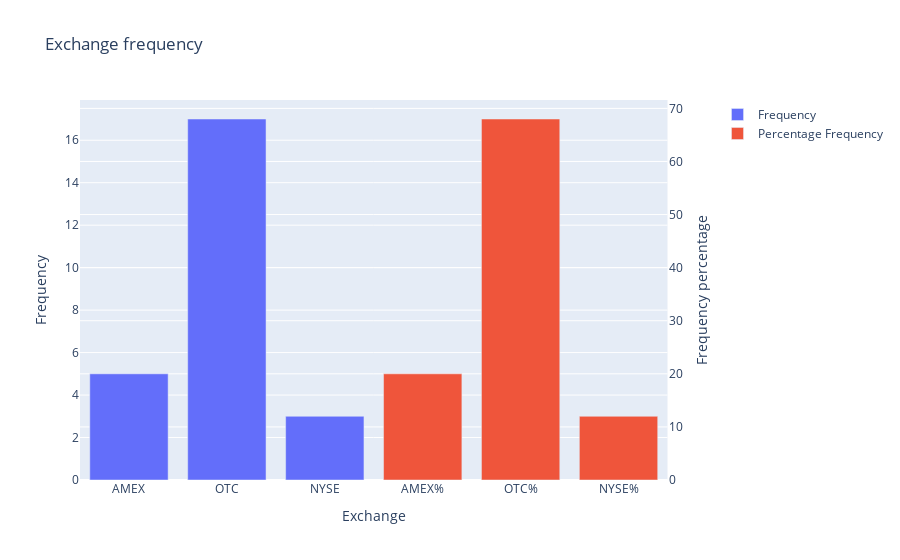
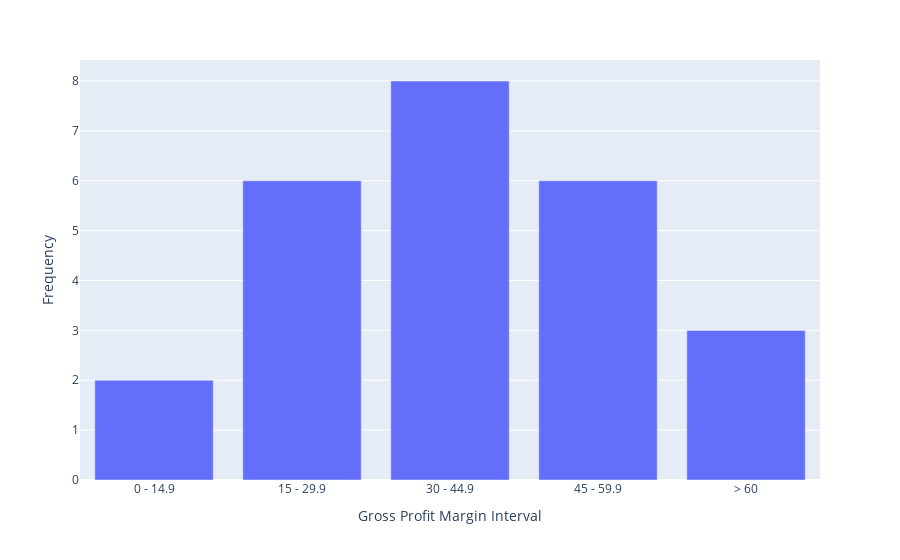

Source (notebook cell) for these figures, in order:
### Code cell
# 25.
import plotly.graph_objects as go
from plotly.subplots import make_subplots
shadow_stocks = {"Company": ['DeWolfe Companies', 'North Coast Energy', 'Hansen Natural Corp.', 'MarineMax, Inc.', 
                            'Nanometrics Incorporated', 'TeamStaff, Inc.', 'Enviromental Tectonics', 
                            'Measureament Specialties', 'SEMCO Energy, Inc.', 'Party City Corporation', 'Embrex, Inc.', 
                            'Tech/Ops Sevcon, Inc.', 'ARCADIS NV', 'Qiao Xing Universal Tele.', 'Energy West Incorporated', 
                            'Barnwell Industries, Inc.', 'Innodata Corporation', 'Medical Action Industries', 'Instrumentarium Corp.', 
                            'Petroleum Development', 'Drexler Technology Corp.', 'Gerber Childrenswear Inc.', 'Gaiam, Inc.', 
                            'Artesian Resources Corp.', 'York Water Company'], 
                "Exchange": ['AMEX', 'OTC', 'OTC', 'NYSE', 'OTC', 'OTC', 'AMEX', 'AMEX', 'NYSE', 'OTC', 
                             'OTC', 'AMEX', 'OTC', 'OTC', 'OTC', 'AMEX', 'OTC', 'OTC', 'OTC', 'OTC', 
                             'OTC', 'NYSE', 'OTC', 'OTC', 'OTC'], 
                "Ticker Symbol":['DWL', 'NCEB', 'HANS', 'HZO', 'NANO', 'TSTF', 'ETC', 'MSS', 'SEN', 'PCTY', 
                                 'EMBX', 'TO', 'ARCAF', 'XING', 'EWST', 'BRN', 'INOD', 'MDCI', 'INMRY', 'PETD', 
                                 'DRXR', 'GCW', 'GAIA', 'ARTNA', 'YORW'], 
                "Market Cap ($ millions)":[36.4, 52.5, 41.1, 111.5, 228.6, 92.1, 51.1, 101.8, 193.4, 97.2, 
                                           136.5, 23.2, 173.4, 64.3, 29.1, 27.3, 66.1, 137.1, 240.9, 95.9, 
                                           233.6, 126.9, 295.5, 62.8, 92.2], 
                "Price/Earnigs Ratio":[8.4, 6.2, 14.6, 7.2, 38.0, 33.5, 35.8, 26.8, 18.7, 15.9, 18.9, 20.7, 
                                        8.8, 22.1, 9.7, 7.4, 11.0, 26.9, 3.6, 6.1, 45.6, 7.9, 68.2, 20.5, 
                                        22.9], 
                "Groos Margin Profit (%)":[36.7, 59.3, 44.8, 23.8, 53.3, 4.1, 35.9, 37.6, 23.6, 36.4, 59.5, 
                                           35.7, 9.6, 30.8, 16.3, 73.4, 29.6, 30.6, 52.1, 19.4, 53.6, 25.8, 
                                           60.7, 45.5, 74.2]
                }
df_shadow_stocks = pd.DataFrame(shadow_stocks)
print(df_shadow_stocks)
# A)
"""This data set has 6 variables"""
# B)
"""Company, Exchange and Ticker Symbol are categorical, MArket cap, Price/Earnigs Ratio and Groos Margin Profit
are quantitative"""
# C)
"""Setting up data"""
amex_frequency= (df_shadow_stocks['Exchange'] == 'AMEX').sum()
otc_frequency = (df_shadow_stocks['Exchange'] == 'OTC').sum()
nyse_frequency = (df_shadow_stocks['Exchange'] == 'NYSE').sum()
amex_perc_frequency = (amex_frequency/25)*100
otc_perc_frequency = (otc_frequency/25)*100
nyse_perc_frequency = (nyse_frequency/25)*100

"""Building graph"""


fig1 = make_subplots(specs=[[{'secondary_y': True}]])

fig1.add_trace(
    go.Bar(x=['AMEX', 'OTC', 'NYSE'], 
          y=[amex_frequency, otc_frequency, nyse_frequency], 
          name='Frequency'), 
          secondary_y=False
)

fig1.add_trace(
    go.Bar(x=['AMEX%', 'OTC%', 'NYSE%'], 
          y=[amex_perc_frequency, otc_perc_frequency, nyse_perc_frequency], 
          name='Percentage Frequency'), 
          secondary_y=True
)

fig1.update_layout(title_text='Exchange frequency', barmode='group')

fig1.update_xaxes(title_text='Exchange')

fig1.update_yaxes(title_text="Frequency", secondary_y=False)
fig1.update_yaxes(title_text="Frequency percentage", secondary_y=True)

fig1.show()
# D)
"""Setup data"""
interval_1 = (df_shadow_stocks['Groos Margin Profit (%)'] <= 14.9).sum()
interval_2 = ((df_shadow_stocks['Groos Margin Profit (%)'] >= 15) & (df_shadow_stocks['Groos Margin Profit (%)'] <= 29.9)).sum()
interval_3 = ((df_shadow_stocks['Groos Margin Profit (%)'] >= 30) & (df_shadow_stocks['Groos Margin Profit (%)'] <= 44.9)).sum()
interval_4 = ((df_shadow_stocks['Groos Margin Profit (%)'] >= 45) & (df_shadow_stocks['Groos Margin Profit (%)'] <= 59.9)).sum()
interval_5 = (df_shadow_stocks['Groos Margin Profit (%)'] >= 60).sum()
print(interval_5)

"""Building graph"""

fig2 = px.bar(x=['0 - 14.9', '15 - 29.9', '30 - 44.9', '45 - 59.9', '> 60'], 
             y=[interval_1, interval_2, interval_3, interval_4, interval_5], 
             labels={'x':'Gross Profit Margin Interval', 'y':'Frequency'}
)

fig2.show()

# E)
print("\nThe avereage Price/Earnig Ratio is: ", df_shadow_stocks['Price/Earnigs Ratio'].mean())

### Figure 1 — Plotly figure (JSON) as saved in the notebook; plotly's stock layout.template omitted (floating-point values rounded to 4 significant figures)
{"data": [{"name": "Frequency", "type": "bar", "x": ["AMEX", "OTC", "NYSE"], "xaxis": "x", "y": [5, 17, 3], "yaxis": "y"}, {"name": "Percentage Frequency", "type": "bar", "x": ["AMEX%", "OTC%", "NYSE%"], "xaxis": "x", "y": [20, 68, 12], "yaxis": "y2"}], "layout": {"barmode": "group", "title": {"text": "Exchange frequency"}, "xaxis": {"anchor": "y", "domain": [0, 0.94], "title": {"text": "Exchange"}}, "yaxis": {"anchor": "x", "domain": [0, 1], "title": {"text": "Frequency"}}, "yaxis2": {"anchor": "x", "overlaying": "y", "side": "right", "title": {"text": "Frequency percentage"}}}}

### Figure 2 — Plotly figure (JSON) as saved in the notebook; plotly's stock layout.template omitted (floating-point values rounded to 4 significant figures)
{"data": [{"alignmentgroup": "True", "hovertemplate": "Gross Profit Margin Interval=%{x}<br>Frequency=%{y}<extra></extra>", "legendgroup": "", "marker": {"color": "#636efa"}, "name": "", "offsetgroup": "", "orientation": "v", "showlegend": false, "textposition": "auto", "type": "bar", "x": ["0 - 14.9", "15 - 29.9", "30 - 44.9", "45 - 59.9", "> 60"], "xaxis": "x", "y": [2, 6, 8, 6, 3], "yaxis": "y"}], "layout": {"barmode": "relative", "legend": {"tracegroupgap": 0}, "margin": {"t": 60}, "xaxis": {"anchor": "y", "domain": [0, 1], "title": {"text": "Gross Profit Margin Interval"}}, "yaxis": {"anchor": "x", "domain": [0, 1], "title": {"text": "Frequency"}}}}
